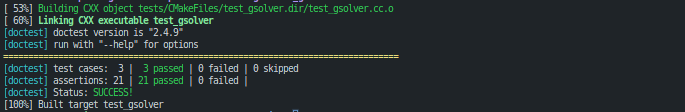
#> input picture dev_log/doctest.png, 685 x 112 px, given in place of the camera
$ python contour_seg.py
#> lines starting #> are read from the running program, lines starting #| are printed output that depends on the picture; after the words box and inside, x2 and y2 are one past the last pixel; in counts of white or black regions, pixels touching at a corner belong together
import cv2
import numpy as np

cap = cv2.VideoCapture(0)

#Check whether user selected camera is opened successfully.

if not (cap.isOpened()):
    print("Could not open video device")


while(True):

    # Capture frame-by-frame
    ret, frame = cap.read()
#> frame is the input picture: shape (112, 685, 3); mean B, G, R 47.5, 46.7, 37.8

    frame_HSV = cv2.cvtColor(frame, cv2.COLOR_BGR2HSV)
#> frame_HSV: shape (112, 685, 3); mean H, S, V 99.4, 65.4, 52.2
    frame_HSV_threshold = cv2.inRange(frame_HSV, (0, 0, 50), (75, 100, 255))
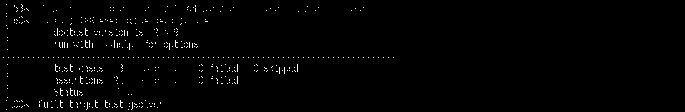
#> frame_HSV_threshold: shape (112, 685); 1.3% white in thin lines or dots, all inside (x1, y1, x2, y2) = (3, 4, 394, 110)

    mask = frame_HSV_threshold.copy()

    frame_gray = cv2.cvtColor(frame, cv2.COLOR_BGR2GRAY)
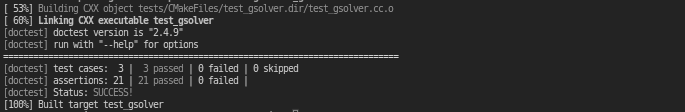
#> frame_gray: shape (112, 685); min 35, max 216, mean 44.2
    ret, thresh = cv2.threshold(frame_gray, 155, 255, cv2.THRESH_BINARY)
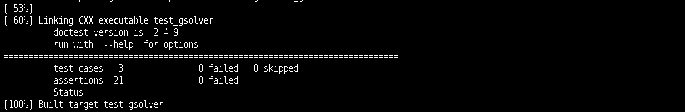
#> thresh: shape (112, 685); 3.1% white in thin lines or dots, all inside (x1, y1, x2, y2) = (4, 0, 398, 110)

    contours, hierarchy = cv2.findContours(image=thresh, mode=cv2.RETR_EXTERNAL, method=cv2.CHAIN_APPROX_SIMPLE)
#> contours = 396 contours, all with area under 20

    f_copy = frame.copy()

#> (the run stopped early here; a loop or call above may not have finished)
